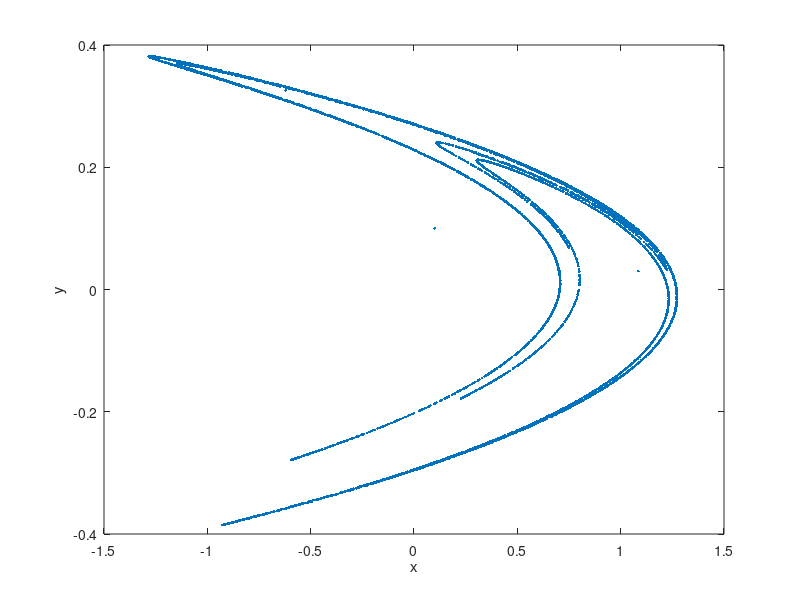

MATLAB code to generate this figure: (Note: this script raises an error after producing the figure.)
%% GAIO demo: Relative global attractor of the H?non map

%% The H?non map
% The H?non map $f(x,y)=(1-ax^+y,bx)$ is a well known example of a map
% which exhibits _complicated dynamics_ . Here is a plot of its attractor
% for \$a=1.4\$ and \$b=0.3\$.
a = 1.4; b = 0.3;                                       % parameters of the map
f = @(x) [1-a*x(:,1).^2+x(:,2)  b*x(:,1)];              % H?non map
x = [0.1 0.1];                                          % initial point
for i=1:10000, x = [x; f(x(end,:))]; end                % iteration
plot(x(:,1),x(:,2),'.'); xlabel('x'); ylabel('y');      % plot of the attractor

%% Preparations
% In order to compute a covering of the attractor, we first choose sample points 
% in the square \$[-1,1]^\$.  Here, we chose these points on the edges of
% the square.
n = 40; X1 = linspace(-1,1,n)'; E = ones(size(X1));     % 1d points
X = [ X1 -E; X1 E; -E X1; E X1];                        % sample points in \$[-1,1]^\$
%%
% and initialize the tree using the square [-3,3]^2
c = [0 0]; r = [3 3];                         
t = Tree(c, r);

%% Subdivison algorithm
% We can now run the subdivision algorithm for the (relative) global
% attractor. 
dim = t.dim; depth = 20;
hit = 1; sd = 8;                                 % define flags
for i = 1:depth,                                 % subdivide up to the given depth
    t.set_flags('all', sd);                      % flag all boxes for subdivision
    t.subdivide(sd);                             % subdivide all flaged boxes
    b = t.first_box(i);                          % loop over leaves of the tree
    while (~isempty(b))
        c = b(1:dim); r = b(dim+1:2*dim);        % center and radius of current box
        p = X*diag(r) + ones(size(X))*diag(c);   % sample points in current box
        t.set_flags(f(p)', hit);                 % map points and flag hit boxes
        b = t.next_box(i);
    end
    t.remove(hit);                               % remove all boxes which have *not* been hit
end

%% Plot of the box collection
boxplot2(t); xlabel('x'); ylabel('y');

%% Cleanup
delete(t);

